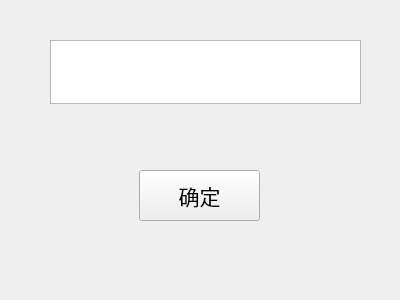
<?xml version="1.0" encoding="UTF-8"?>
<ui version="4.0">
 <class>Rename</class>
 <widget class="QWidget" name="Rename">
  <property name="geometry">
   <rect>
    <x>0</x>
    <y>0</y>
    <width>400</width>
    <height>300</height>
   </rect>
  </property>
  <property name="windowTitle">
   <string>Form</string>
  </property>
  <widget class="QTextEdit" name="textEdit">
   <property name="geometry">
    <rect>
     <x>50</x>
     <y>40</y>
     <width>311</width>
     <height>64</height>
    </rect>
   </property>
   <property name="font">
    <font>
     <family>Academy Engraved LET</family>
     <pointsize>16</pointsize>
    </font>
   </property>
  </widget>
  <widget class="QPushButton" name="pushButton">
   <property name="geometry">
    <rect>
     <x>139</x>
     <y>170</y>
     <width>121</width>
     <height>51</height>
    </rect>
   </property>
   <property name="font">
    <font>
     <family>Academy Engraved LET</family>
     <pointsize>16</pointsize>
    </font>
   </property>
   <property name="text">
    <string>确定</string>
   </property>
  </widget>
 </widget>
 <resources/>
 <connections/>
</ui>
